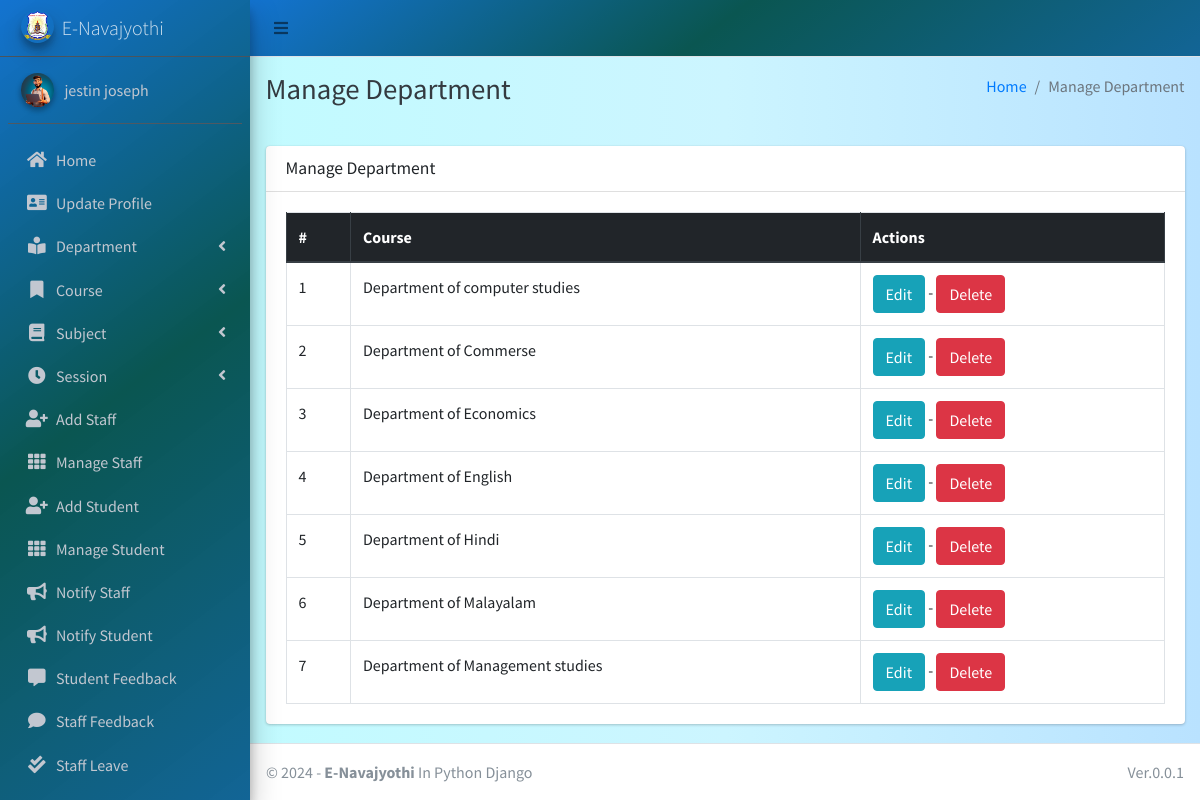
The page /department/manage/ (signed in) on the database its author committed.
### main_app/models.py (models this page shows, shortened)
class CustomUser(AbstractUser):
    USER_TYPE = ((1, "HOD"), (2, "Staff"), (3, "Student"))
    GENDER = [("M", "Male"), ("F", "Female")]
    username = None  # Removed username, using email instead
    email = models.EmailField(unique=True)
    user_type = models.CharField(default=1, choices=USER_TYPE, max_length=1)
    gender = models.CharField(max_length=1, choices=GENDER)
    profile_pic = models.ImageField()
    address = models.TextField()
    fcm_token = models.TextField(default="")  # For firebase notifications
    created_at = models.DateTimeField(auto_now_add=True)
    updated_at = models.DateTimeField(auto_now=True)
    USERNAME_FIELD = "email"
    REQUIRED_FIELDS = []
    objects = CustomUserManager()
    phone_num = models.IntegerField(max_length=12 ,null=True,blank=False)
    aadhar_num = models.IntegerField(max_length=16,null=True,blank=False)
    date_of_birth = models.DateField(null=True,blank=False)
    def __str__(self):
        return self.first_name + "  " + self.last_name

class Department(models.Model):
    name = models.CharField(max_length=120)
    created_at = models.DateTimeField(auto_now_add=True)
    updated_at = models.DateTimeField(auto_now=True)

### main_app/hod_views.py (the view)
# urls.py: path("department/manage/", hod_views.manage_department, name='manage_department'),
def manage_department(request):
    departments = Department.objects.all()
    context = {
        'departments': departments,
        'page_title': 'Manage Department'
    }
    return render(request, "hod_template/manage_department.html", context)

### main_app/templates/hod_template/manage_department.html
{% extends 'main_app/base.html' %}
{% load static %}
{% block page_title %}{{page_title}}{% endblock page_title %}
{% block content %}
<section class="content">
    <div class="container-fluid">
        <div class="row">
            <div class="col-md-12">
                <div class="card">
                    <div class="card-header">
                        <h3 class="card-title">{{page_title}}</h3>
                    </div>
                    <div class="card-body">
                        <table id="example2" class="table table-bordered table-hover">
                            <thead class="thead-dark">
                                <tr>
                                    <th>#</th>
                                    <th>Course</th>
                                    <th>Actions</th>
                                </tr>
                            </thead>
                            <tbody>
                                {% for department in departments %}
                                <tr>
                                    <td>{{ forloop.counter }}</td>
                                    <td>{{department.name}}</td>
                                    <td>
                                        <a href="{% url 'edit_department' department.id %}" class="btn btn-info">Edit</a> -
                                        <a href="{% url 'delete_department' department.id %}" onclick="return confirm('Are you sure you want to delete this course ?')" class="btn btn-danger">Delete</a>
                                    </td>
                                </tr>
                                {% endfor %}
                            </tbody>
                        </table>
                    </div>
                </div>
            </div>
        </div>
    </div>
</section>
{% endblock content %}

### main_app/templates/main_app/sidebar_template.html (shortened to what this page needs)
{% load static %}
<aside class="main-sidebar sidebar-dark-info elevation-4 " style="background: rgb(0,104,205);
background: linear-gradient(143deg, rgba(0,104,205,0.9248949579831933) 0%, rgba(0,79,74,0.9613095238095238) 49%, rgba(0,89,142,0.9276960784313726) 100%);">
    {% if request.user.user_type == '1' %}
    <a href="{% url 'admin_home' %}" class="brand-link">
        <img src="{% static 'dist/img/nava_logo.png' %} " alt="AdminLTE Logo"
            class="brand-image img-circle elevation-3" >
        <span class="brand-text font-weight-light">E-Navajyothi</span>
    </a>
      <div class="sidebar">
        <div class="user-panel mt-3 pb-3 mb-3 d-flex">
            <div class="image">
                <img src="{{ request.user.profile_pic}}" class="img-circle elevation-2" alt="User Image">
            </div>
            <div class="info">
                <a href="#" class="d-block">{{user}}</a>
            </div>
        </div>
        <nav class="mt-2 ">
            <ul class="nav nav-pills nav-sidebar flex-column " data-widget="treeview" role="menu" data-accordion="false">
                <li class="nav-item">
                    {% url 'admin_home' as admin_home %}
                    <a href="{{admin_home}}" class="nav-link {% if admin_home == request.path %} active {% endif %}">
                        <i class="nav-icon fas fa-home"></i>
                        <p >
                            Home
                        </p>
                    </a>
                </li>
                <li class="nav-item">
                    {% url 'admin_view_profile' as admin_view_profile %}
                    <a href="{{admin_view_profile}}"
                        class="nav-link {% if admin_view_profile == request.path %} active {% endif %}">
                        <i class="nav-icon fas fa-address-card"></i>
                        <p>
                            Update Profile
                        </p>
                    </a>
                </li>
            <li class="nav-item has-treeview">
                    <a href="#" class="nav-link">
                        <i class="nav-icon fas fa-book-reader"></i>
                        <p>
                            Department
                            <i class="fas fa-angle-left right"></i>
                        </p>
                    </a>
                </li>
                <li class="nav-item has-treeview">
                    <a href="#" class="nav-link">
                        <i class="nav-icon fas fa-bookmark"></i>
                        <p>
                            Course
                            <i class="fas fa-angle-left right"></i>
                        </p>
                    </a>
                </li>
                <li class="nav-item has-treeview">
                    <a href="#" class="nav-link">
                        <i class="nav-icon fas fa-book"></i>
                        <p>
                            Subject
                            <i class="fas fa-angle-left right"></i>
                        </p>
                    </a>
                </li>
                <li class="nav-item has-treeview">
                    <a href="#" class="nav-link">
                        <i class="nav-icon fas fa-clock"></i>
                        <p>
                            Session
                            <i class="fas fa-angle-left right"></i>
                        </p>
                    </a>
                </li>
                <li class="nav-item">
                    {% url 'add_staff' as add_staff %}
                    <a href="{{add_staff}}" class="nav-link {% if add_staff == request.path %} active {% endif %}">
                        <i class="nav-icon fas fa-user-plus"></i>
                        <p>
                            Add Staff
                        </p>
                    </a>
                </li>
                <li class="nav-item">
                    {% url 'manage_staff' as manage_staff %}
                    {% url 'edit_staff' staff_id as edit_staff %}
                    <a href="{{manage_staff}}"
                        class="nav-link {% if manage_staff == request.path or request.path == edit_staff %} active {% endif %}">
                        <i class="nav-icon fas fa-th"></i>
                        <p>
                            Manage Staff
                        </p>
                    </a>
                </li>
                <li class="nav-item">
                    {% url 'add_student' as add_student%}
                    <a href="{{add_student}}" class="nav-link  {% if add_student == request.path %} active {% endif %}">
                        <i class="nav-icon fas fa-user-plus"></i>
                        <p>
                            Add Student
                        </p>
                    </a>
                </li>
                <li class="nav-item">
                    {% url 'manage_student' as manage_student %}
                    {% url 'edit_student' student_id as edit_student %}
                    <a href="{{manage_student}}"
                        class="nav-link  {% if edit_student == request.path or manage_student == request.path %} active {% endif %}">
                        <i class="nav-icon fas fa-th"></i>
                        <p>
                            Manage Student
                        </p>
                    </a>
                </li>
                <li class="nav-item">
                    {% url 'admin_notify_staff' as admin_notify_staff %}
                    <a href="{{admin_notify_staff}}"
                        class="nav-link {% if admin_notify_staff == request.path %} active {% endif %}">
                        <i class="nav-icon fas fa-bullhorn"></i>
                        <p>
                            Notify Staff
                        </p>
                    </a>
                </li>
                <li class="nav-item">
                    {% url 'admin_notify_student' as admin_notify_student %}
                    <a href="{{admin_notify_student}}"
                        class="nav-link {% if admin_notify_student == request.path %} active {% endif %}">
                        <i class="nav-icon fas fa-bullhorn"></i>
                        <p>
                            Notify Student
                        </p>
                    </a>
                </li>
                <li class="nav-item">
                    {% url 'student_feedback_message' as student_feedback_message %}
                    <a href="{{ student_feedback_message }}"
                        class="nav-link  {% if student_feedback_message == request.path %} active {% endif %}">
                        <i class="nav-icon fas fa-comment-alt"></i>
                        <p>
                            Student Feedback
                        </p>
                    </a>
                </li>
                <li class="nav-item">
                    {% url 'staff_feedback_message' as staff_feedback_message %}
                    <a href="{{staff_feedback_message}}"
                        class="nav-link   {% if staff_feedback_message == request.path %} active {% endif %}">
                        <i class="nav-icon fas fa-comment"></i>
                        <p>
                            Staff Feedback
                        </p>
                    </a>
                </li>
                <li class="nav-item">
                    {% url 'view_staff_leave' as view_staff_leave %}
                    <a href="{{view_staff_leave}}"
                        class="nav-link  {% if view_staff_leave == request.path %} active {% endif %}">
                        <i class="nav-icon fas fa-check-double"></i>
                        <p>
                            Staff Leave
                        </p>
                    </a>
                </li>
                                        {% endif %}
                                        <li class="nav-item">
                                            <a href="{% url 'user_logout' %}"
                                                onclick="return confirm('Your session would be terminated.\n\nProceed?')"
                                                class="nav-link">
                                            </a>
                                        </li>
                                    </ul>
                                </nav>
                            </div>
</aside>

### rows shown on the page
CustomUser: user.profile_pic (picture), first_name+last_name "jestin joseph"
Department: name "Department of computer studies"
Department: name "Department of Commerse"
Department: name "Department of Economics"
Department: name "Department of English"
Department: name "Department of Hindi"
Department: name "Department of Malayalam"
Department: name "Department of Management studies"

### other values the page prints
{{ page_title }} "Manage Department"
